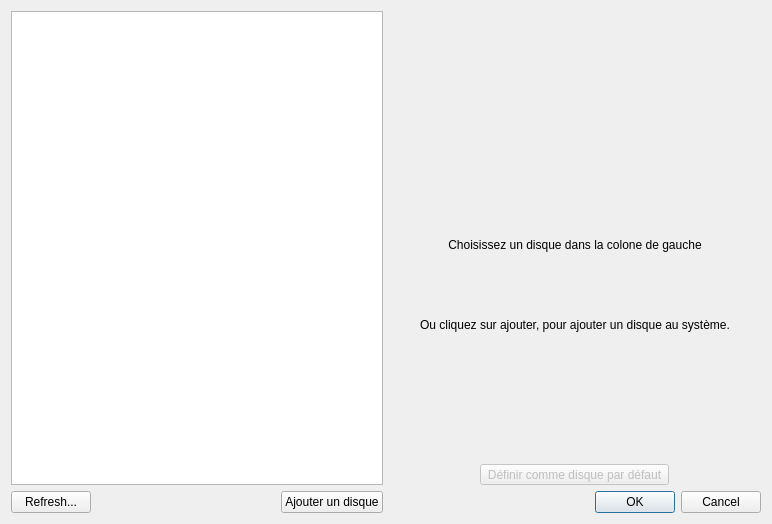
<?xml version="1.0" encoding="UTF-8"?>
<ui version="4.0">
 <class>Form</class>
 <widget class="QWidget" name="Form">
  <property name="windowModality">
   <enum>Qt::ApplicationModal</enum>
  </property>
  <property name="geometry">
   <rect>
    <x>0</x>
    <y>0</y>
    <width>772</width>
    <height>524</height>
   </rect>
  </property>
  <property name="windowTitle">
   <string>Form</string>
  </property>
  <property name="styleSheet">
   <string notr="true"/>
  </property>
  <layout class="QHBoxLayout" name="horizontalLayout_4">
   <item>
    <layout class="QVBoxLayout" name="verticalLayout_2">
     <item>
      <widget class="QListView" name="listView"/>
     </item>
     <item>
      <layout class="QHBoxLayout" name="horizontalLayout_2">
       <item>
        <widget class="QPushButton" name="B_refresh">
         <property name="text">
          <string>Refresh...</string>
         </property>
        </widget>
       </item>
       <item>
        <spacer name="horizontalSpacer_3">
         <property name="orientation">
          <enum>Qt::Horizontal</enum>
         </property>
         <property name="sizeHint" stdset="0">
          <size>
           <width>118</width>
           <height>20</height>
          </size>
         </property>
        </spacer>
       </item>
       <item>
        <widget class="QPushButton" name="b_add_disk">
         <property name="text">
          <string>Ajouter un disque</string>
         </property>
        </widget>
       </item>
      </layout>
     </item>
    </layout>
   </item>
   <item>
    <layout class="QVBoxLayout" name="verticalLayout">
     <item>
      <layout class="QHBoxLayout" name="horizontalLayout">
       <item>
        <spacer name="horizontalSpacer">
         <property name="orientation">
          <enum>Qt::Horizontal</enum>
         </property>
         <property name="sizeHint" stdset="0">
          <size>
           <width>40</width>
           <height>20</height>
          </size>
         </property>
        </spacer>
       </item>
       <item>
        <widget class="QLabel" name="label_2">
         <property name="text">
          <string/>
         </property>
         <property name="pixmap">
          <pixmap>images/ic_storage_black_48dp.png</pixmap>
         </property>
        </widget>
       </item>
       <item>
        <spacer name="horizontalSpacer_2">
         <property name="orientation">
          <enum>Qt::Horizontal</enum>
         </property>
         <property name="sizeHint" stdset="0">
          <size>
           <width>40</width>
           <height>20</height>
          </size>
         </property>
        </spacer>
       </item>
      </layout>
     </item>
     <item>
      <widget class="QLabel" name="label">
       <property name="text">
        <string>&lt;html&gt;&lt;head/&gt;&lt;body&gt;&lt;p&gt;Choisissez un disque dans la colone de gauche&lt;/p&gt;&lt;p&gt;&lt;br/&gt;&lt;/p&gt;&lt;p&gt;&lt;br/&gt;Ou cliquez sur ajouter, pour ajouter un disque au système.&lt;/p&gt;&lt;/body&gt;&lt;/html&gt;</string>
       </property>
       <property name="alignment">
        <set>Qt::AlignHCenter|Qt::AlignTop</set>
       </property>
      </widget>
     </item>
     <item>
      <layout class="QHBoxLayout" name="horizontalLayout_3">
       <item>
        <widget class="QToolButton" name="b_current">
         <property name="enabled">
          <bool>false</bool>
         </property>
         <property name="text">
          <string>Définir comme disque par défaut</string>
         </property>
        </widget>
       </item>
      </layout>
     </item>
     <item>
      <widget class="QDialogButtonBox" name="buttonBox">
       <property name="standardButtons">
        <set>QDialogButtonBox::Cancel|QDialogButtonBox::Ok</set>
       </property>
      </widget>
     </item>
    </layout>
   </item>
  </layout>
 </widget>
 <resources/>
 <connections/>
</ui>
